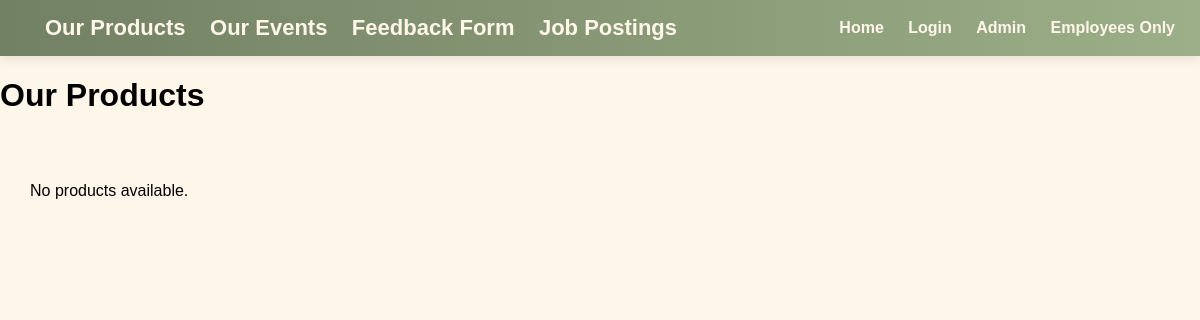
Page /store/ on the earlier database version.
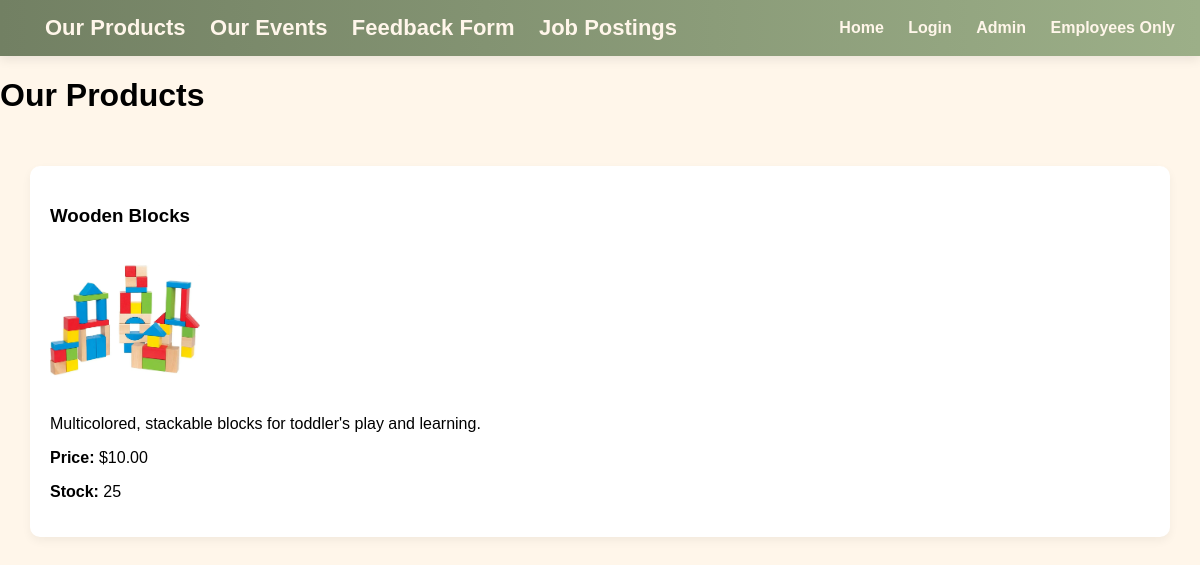
Same page on the later database version.
### store/models.py (models this page shows, shortened)
class Product(models.Model):
    name = models.CharField(max_length=255)
    description = models.TextField()
    price = models.DecimalField(max_digits=10, decimal_places=2)
    quantity = models.PositiveIntegerField()
    image = models.ImageField(upload_to='products/')

### store/views.py (the view)
# urls.py: path('store/', views.store_page, name='store_page'),
def store_page(request):
    products = Product.objects.all()
    return render(request, 'store/store.html', {'products': products})

### templates/store/store.html (shortened to what this page needs)
{% extends 'store/base.html' %}
{% block content %}
<header>
    <h1>Our Products</h1>
</header>
<main class="content">
    {% if products %}
        {% for product in products %}
            <div class="product-card">
                <h3>{{ product.name }}</h3>
                {% if product.image %}
                    <img src="{{ product.image.url }}" width="150">
                {% endif %}
                <p>{{ product.description }}</p>
                <p><strong>Price:</strong> ${{ product.price }}</p>
                <p><strong>Stock:</strong> {{ product.quantity }}</p>
            </div>
        {% endfor %}
    {% else %}
        <p>No products available.</p>
    {% endif %}
</main>
{% endblock %}

### templates/store/base.html (shortened to what this page needs)
{% load static %}
<!DOCTYPE html>
<html lang="en">
<head>
    <link rel="stylesheet" href="{% static 'css/style.css' %}">
</head>
<body>
    <nav class="navbar">
        <div class="nav-left">
            <a href="{% url 'store_page' %}" class="brand">Our Products</a>
            <a href="{% url 'events_page' %}" class="brand">Our Events</a>
            <a href="{% url 'feedback_form' %}" class="brand">Feedback Form</a>
            <a href="{% url 'job_postings' %}" class="brand">Job Postings</a>
        </div>
        <div class="nav-right">
            <a href="{% url 'home' %}">Home</a>
            {% if user.is_authenticated %}
                <a href="{% url 'logout' %}">Logout</a>
            {% else %}
                <a href="{% url 'login' %}">Login</a>
            {% endif %}
            <a href="{% url 'admin:index' %}">Admin</a>
            <a href="{% url 'employee_login' %}">Employees Only</a>
        </div>
    </nav>
    <main>
        {% block content %}
        {% endblock %}
    </main>
</body>
</html>

### static/css/style.css (style rules this page uses)
body { margin: 0; font-family: Arial, sans-serif; background-color: #FFF6EA; }
.navbar { display: flex; justify-content: space-between; align-items: center; background: linear-gradient(to right, #728063, #9CAF88); padding: 15px 25px; box-shadow: 0 4px 10px rgba(0,0,0,0.08); }
.navbar a { color: #FFF6EA; text-decoration: none; margin-left: 20px; font-weight: bold; transition: all 0.2s ease; }
.brand { font-size: 22px; }
.content { padding: 30px; }
.product-card { background: white; border-radius: 10px; padding: 20px; margin-bottom: 20px; box-shadow: 0 4px 10px rgba(0,0,0,0.05); }

Differences in the rows shown:
added Product: name "Wooden Blocks", image (picture), description "Multicolored, stackable blocks for toddler's play and learning.", price "10.00", quantity "25"
Other differences:
text no longer shown: "No products available."
